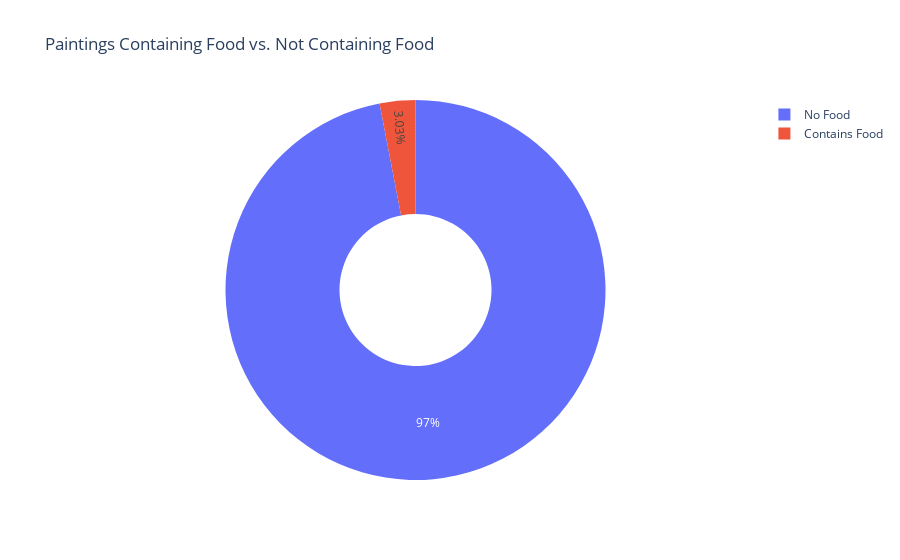

This figure's notebook cell:
### Code cell
# Count paintings with and without food
food_counts = merged_df['contains_food'].value_counts().reset_index()
food_counts.columns = ['Contains Food', 'Count']
food_counts['Contains Food'] = food_counts['Contains Food'].map({True: 'Contains Food', False: 'No Food'})

# Create donut chart
fig6 = px.pie(food_counts, 
             names='Contains Food', 
             values='Count',
             title='Paintings Containing Food vs. Not Containing Food',
             hole=0.4)
fig6.show()

### Figure 1 — Plotly figure (JSON) as saved in the notebook; plotly's stock layout.template omitted (floating-point values rounded to 4 significant figures)
{"data": [{"domain": {"x": [0, 1], "y": [0, 1]}, "hole": 0.4, "hovertemplate": "Contains Food=%{label}<br>Count=%{value}<extra></extra>", "labels": ["No Food", "Contains Food"], "legendgroup": "", "name": "", "showlegend": true, "type": "pie", "values": [33612, 1051]}], "layout": {"legend": {"tracegroupgap": 0}, "title": {"text": "Paintings Containing Food vs. Not Containing Food"}}}
